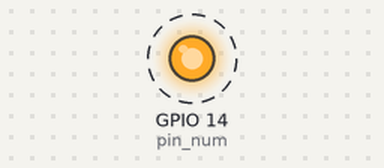
The program below on a simulated Raspberry Pi (BCM pin numbers). Shown: output pins drawn as LEDs (lit = HIGH). Dashed ring = blinking. What the program prints to the terminal is not drawn.

Above: at 0.5 s.
Timing chart, 0 to 4.6 s (numbered marks = the images above):
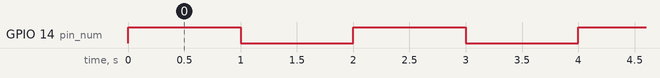

Measured:
- by itself, GPIO 14 (pin_num): alternates HIGH for 1.0 s and LOW for 1.0 s

The program:

gpio.py
```python
#!/usr/bin/env python
# -*- coding: utf-8 -*-
import RPi.GPIO as GPIO
import time

def main():
  # 使用する出力ピン(GPIO)
  # GPIOピンの定義
  # GPIO番号で指定
  pin_num = 14
  # 出力モード
  GPIO.setmode(GPIO.BCM)
  GPIO.setup(pin_num, GPIO.OUT)

  # 点滅を100回繰り返し
  for i in range(100):
    # 点灯
    GPIO.output(pin_num, GPIO.HIGH)
    print("HIGH")
    # 1秒待機
    time.sleep(1)
    # 消灯
    GPIO.output(pin_num, GPIO.LOW)
    print("LOW")
    # 1秒待機
    time.sleep(1)
    print(i)

  # GPIOピンの設定解除
  GPIO.cleanup()

if __name__ == "__main__":
    main()
```
